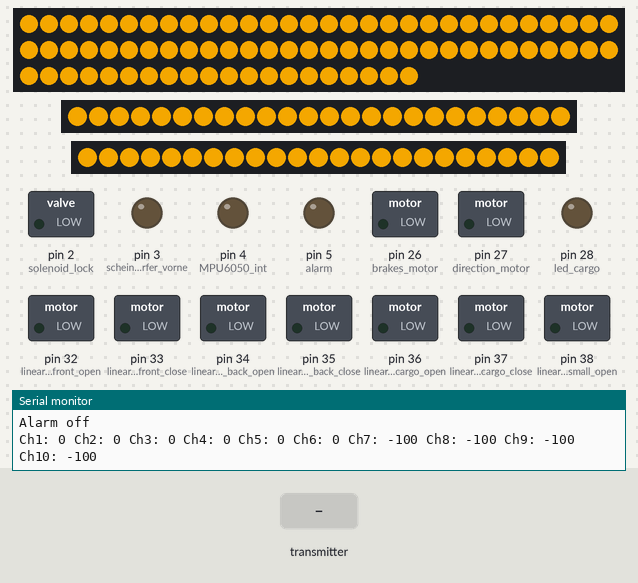
Recording of a program running on a simulated Arduino Mega 2560, built with avr-gcc and run on an emulated ATmega2560. On the bench: 80 RGB LEDs in strip order, left to right, continuing on the next row, 24 RGB LEDs in strip order, left to right, 23 RGB LEDs in strip order, left to right, switched loads named in the program (green lamp = pin HIGH), output pins drawn as LEDs (lit = HIGH), the last lines printed to the serial monitor. Inputs (shaded band) come from the test bench. Pins used as bus, display or sensor lines are not drawn.

Above: at 1.2 s.
1.3 s: the transmitter starts sending readChannel.0 = 1250
At 3.1 s:
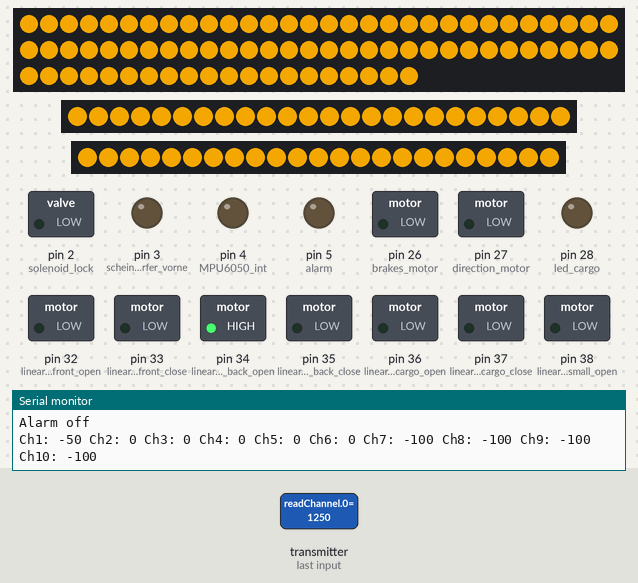
4.4 s: the transmitter starts sending readChannel.5 = 1000
At 5.5 s:
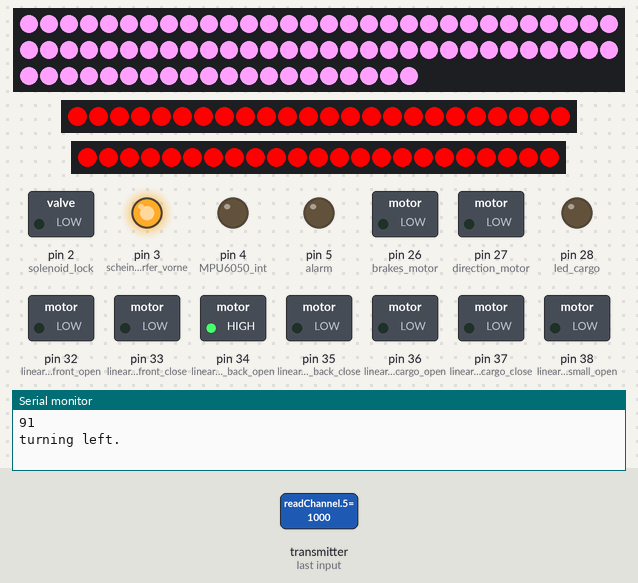
6.4 s: the transmitter starts sending readChannel.5 = 2000
At 7.3 s:
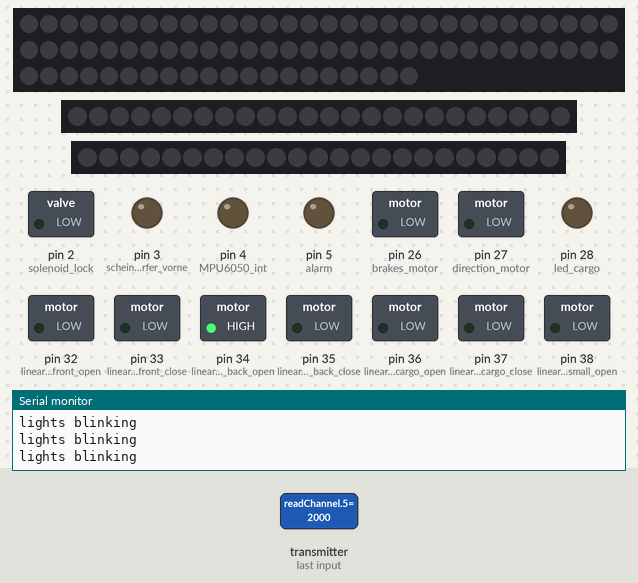
8.2 s: the transmitter starts sending readChannel.5 = 1500
At 9.0 s:
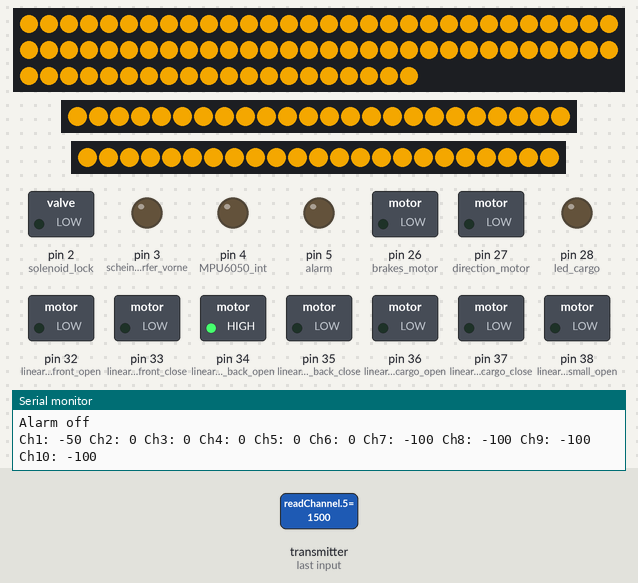
11.3 s: the transmitter starts sending readChannel.4 = 1000
At 13.4 s:
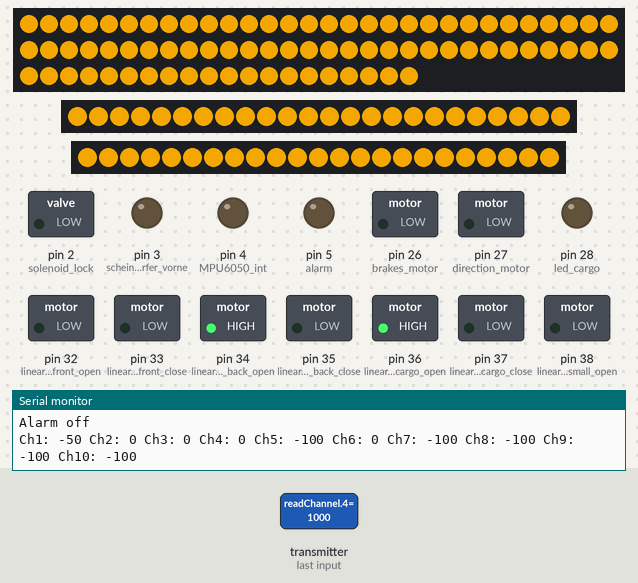
14.4 s: the transmitter starts sending readChannel.0 = 2000
At 15.8 s:
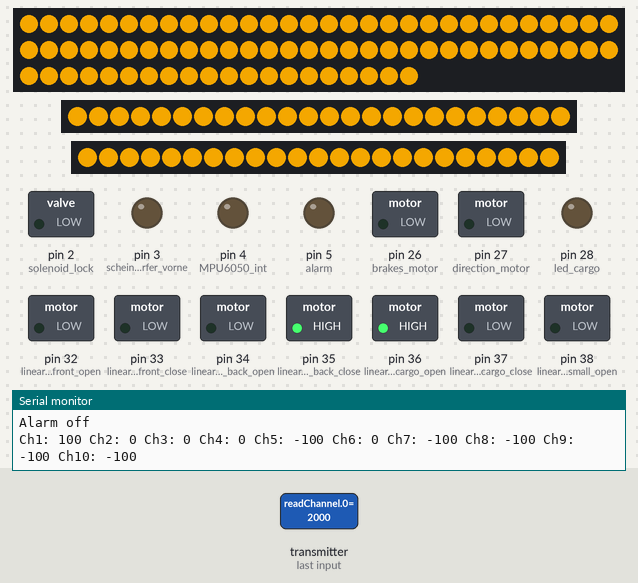
Timing chart, 0 to 17.4 s (numbered marks = the images above; inputs shaded):
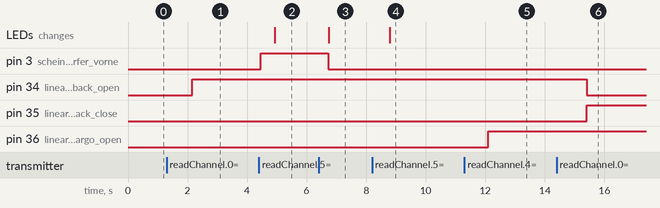

Measured:
- after the input at 1.3 s, pin 34 (linearmotor_back_open): LOW → HIGH after 0.85 s
- after the input at 4.4 s, pin 3 (scheinwerfer_vorne): LOW → HIGH after 0.06 s; the LEDs: change after 0.54 s (image 2)
- after the input at 6.4 s, pin 3 (scheinwerfer_vorne): HIGH → LOW after 0.33 s; the LEDs: change after 0.35 s (image 3)
- after the input at 8.2 s, the LEDs: change after 0.58 s (image 4)
- after the input at 11.3 s, pin 36 (linearmotor_cargo_open): LOW → HIGH after 0.80 s
- after the input at 14.4 s, pin 34 (linearmotor_back_open): HIGH → LOW after 1.0 s; pin 35 (linearmotor_back_close): LOW → HIGH after 1.0 s

The program:

main.cpp
```cpp
#include <Arduino.h>
#include <SPI.h>
#include <IBusBM.h>
#include <pinout.h> //in this File, all the used Pins and used Variables are declared to make the code more clear.
#include <string.h> // Includes the library for editing Strings.
#include <distance_sensor.h> // Includes the Distance Sensor Class.
#include <linearmotor.h> // Includes the linearmotor files.
#include <hubmotor.h> // Includes the files for controlling the motors.
#include <remote.h> // Includes the files for working with the Remote.
#include <Adafruit_NeoPixel.h>

#ifdef __AVR__  // Adafruit Neopixel needs this code (i guess).
#include <avr/power.h> // Required for 16 MHz Adafruit Trinket
#endif

//call the diffrent classes.
IBusBM ibusRc;
Adafruit_NeoPixel strip_front(led_front_num, led_front, NEO_GRB + NEO_KHZ800);
Adafruit_NeoPixel strip_back_left(led_back_left_num, led_back_left, NEO_GRB + NEO_KHZ800);
Adafruit_NeoPixel strip_back_right(led_back_right_num, led_back_right, NEO_GRB + NEO_KHZ800);


/* //Removed due to incomplete class files.
Distancesensor LV;
LV.triggerPin = distance_LV_trig;
LV.echoPin = distance_LV_echo;
LV.name ="linksvorne";

Distancesensor MV;
MV.triggerPin = distance_MV_trig;
MV.echoPin = distance_MV_echo;
MV.name ="mittevorne";

Distancesensor RV;
RV.triggerPin = distance_RV_trig;
RV.echoPin = distance_RV_echo;
RV.name ="rechtsvorne";

Distancesensor LS;
LS.triggerPin = distance_LS_trig;
LS.echoPin = distance_LS_echo;
LS.name ="linksseite";

Distancesensor RS;
RS.triggerPin = distance_RS_trig;
RS.echoPin = distance_RS_echo;
RS.name ="rechtsseite";

Distancesensor H;
H.triggerPin = distance_H_trig;
H.echoPin = distance_H_echo;
H.name ="hinten";
*/

void setup() {
    pinMode(csPin, OUTPUT);
    //pinMode(csPin2, OUTPUT);
    pinMode(direction_motor, OUTPUT);
    pinMode(brakes_motor, OUTPUT);
    pinMode(linearmotor_back_open, OUTPUT);
    pinMode(linearmotor_back_close, OUTPUT);

    pinMode(linearmotor_front_open, OUTPUT);

    pinMode(linearmotor_front_close, OUTPUT);
    pinMode(linearmotor_cargo_open, OUTPUT);
    pinMode(linearmotor_cargo_close, OUTPUT);
    pinMode(linearmotor_cargosmall_open, OUTPUT);
    pinMode(linearmotor_cargosmall_close, OUTPUT);
    pinMode(poti_steering_front, INPUT);
    pinMode(poti_steering_back, INPUT);
    pinMode(scheinwerfer_vorne, OUTPUT);

    pinMode(led_back_right, OUTPUT);
    pinMode(led_back_left, OUTPUT);
    pinMode(led_front, OUTPUT);
    pinMode(led_cargo, OUTPUT);
    pinMode(voltage_battery, INPUT);
    pinMode(ampere_battery, INPUT);

    pinMode(solenoid_lock, OUTPUT);
    pinMode(alarm, OUTPUT);
    pinMode(MPU6050_int, OUTPUT);
    pinMode(MPU6050_sda, OUTPUT);
    pinMode(MPU6050_scl, OUTPUT);

    pinMode(distance_LV_trig, OUTPUT);
    pinMode(distance_LV_echo, OUTPUT);
    pinMode(distance_MV_trig, OUTPUT);
    pinMode(distance_MV_echo, OUTPUT);
    pinMode(distance_RV_trig, OUTPUT);
    pinMode(distance_RV_echo, OUTPUT);
    pinMode(distance_LS_trig, OUTPUT);
    pinMode(distance_LS_echo, OUTPUT);
    pinMode(distance_RS_trig, OUTPUT);
    pinMode(distance_RS_echo, OUTPUT);
    pinMode(distance_H_trig, OUTPUT);
    pinMode(distance_H_echo, OUTPUT);

    ibusRc.begin(ibusRcSerial);
    Serial.begin(9600);
    SPI.begin();
    //SPI.transfer(0x00);
    SPI.transfer(0); // Den Motor abschalten

    //initialize Led strips.
    strip_front.begin();
    strip_back_left.begin();
    strip_back_right.begin();
}


void set_lights(){
  if (arrayChannel[5]==100){  //Down-state
    digitalWrite(scheinwerfer_vorne, LOW);
    Serial.println("Lights off");

    for(int i=0; i<led_front_num; i++) {
    //do blinkers or sthg.
    //digitalWrite();
    strip_front.clear(); //switch all the Lights off.
    strip_back_left.clear(); //
    strip_back_right.clear();
    strip_front.show(); //switch all the Lights on.
    strip_back_left.show();
    strip_back_right.show();
    Serial.println("lights blinking");

    }

  }
  else if (arrayChannel[5]==0) //Mid-state
  {

    for(int i=0; i<80; i++) {
    //do blinkers or sthg.
    //digitalWrite();
    //strip_front.clear(); //switch all the Lights off.
    //strip_back_left.clear(); //
    //strip_back_right.clear();
    strip_front.setPixelColor(i, strip_front.Color(220, 150, 0));
    strip_back_left.setPixelColor(i, strip_back_left.Color(220, 150, 0));
    strip_back_right.setPixelColor(i, strip_back_right.Color(220, 150, 0));
    strip_front.show(); //switch all the Lights on.
    strip_back_left.show();
    strip_back_right.show();
    //Serial.println("lights blinking");
    }
    strip_front.clear(); //switch all the Lights off.
    strip_back_left.clear(); //
    strip_back_right.clear();

  }

  else { //Upstate
  digitalWrite(scheinwerfer_vorne, HIGH);
  Serial.println("lights on");

  //engage all strips (front part is white, while the back part is red.)
  for(int i=0; i<led_front_num; i++) { // For each pixel...

    // pixels.Color() takes RGB values, from 0,0,0 up to 255,255,255
    // Here we're using a moderately bright green color:

    strip_back_left.setPixelColor(i, strip_back_left.Color(255, 0, 0));
    strip_back_right.setPixelColor(i, strip_back_right.Color(255, 0, 0));
    strip_front.setPixelColor(i, strip_front.Color(255, 160, 255));

    strip_front.show(); //switch all the Lights on.
    strip_back_left.show();
    strip_back_right.show();   // Send the updated pixel colors to the hardware.
  }

  }

}


void set_alarm() {
  if (arrayChannel[7]==100){
    digitalWrite(alarm, HIGH);
    digitalWrite(scheinwerfer_vorne, LOW);
    Serial.println("Alarm on");
    }
    else {
    digitalWrite(alarm, LOW);
    Serial.println("Alarm off");
    }
}


void loop() {

  get_tgy_data(); //Fernbedienung auslesen.
  set_lights(); //Scheinwerfer und Neopixel einstellen.
  set_motor_speed(); //Geschwindigkeit einstellen.
  set_steering_front(); //Linearmotor vorne anhand der Eingabe einstellen.
  set_cargo_bay(); //Linearmotor Cargo Bay anhand der Eingabe einstellen.
  set_brakes(); //Bremsen aktiveren oder deaktivieren.
  set_direction(); //Richtung einstellen oder umpolen.
  set_alarm(); //Hupe aktivieren oder deaktiveren.

}
```

distance_sensor.h
```cpp
/* This code works with JSN SR04 T ultrasound module
 * It measures the distance and shows it on the Serial monitor
 */
#ifndef distance_sensor_h
#define distance_sensor_h
#include <Arduino.h>
#include <string.h>

class Distancesensor
{
    // Access specifier
    public:

    // Data Members
    int triggerPin;
    int echoPin;
    String name; //for debugging purposes.
    // Member Functions()
    void checkdistance()
    {
        digitalWrite(triggerPin, LOW); // Set the trigger pin to low for 2uS
        delayMicroseconds(2);

        digitalWrite(triggerPin, HIGH); // Send a 10uS high to trigger ranging
        delayMicroseconds(20);

        digitalWrite(triggerPin, LOW); // Send pin low again
        int distance = pulseIn(echoPin, HIGH,26000); // Read in times pulse

        distance= distance/58; //Convert the pulse duration to distance
                                //You can add other math functions to calibrate it well

        Serial.print("Distance ");
        Serial.print(name);
        Serial.print(distance);
        Serial.println("cm");

        delay(50); //change to timer.
    }
};

#endif
```

hubmotor.cpp
```cpp
#include "hubmotor.h"

void set_motor_speed()
{
   //allMotors
  current_motor_speed = map(arrayChannel[2],100,-40,0,128); //Auslesen der Daten an Channel 3.
  digitalWrite(csPin, LOW);

  //SPI.transfer(0x00);
  SPI.transfer(0);
  SPI.transfer(current_motor_speed);
  //delay(10);
  digitalWrite(csPin, HIGH);

  Serial.println(current_motor_speed);
}

void set_direction(){
  if (arrayChannel[9]==100){ //Umpolungsschalter an oder aus.
    digitalWrite(direction_motor, HIGH);
    Serial.println("Backward");
    }
    else {
    digitalWrite(direction_motor, LOW);
    Serial.println("Forward");
    }
}

void set_brakes(){
  if (arrayChannel[8]==100){ //Bremsen
    digitalWrite(brakes_motor, HIGH);
    Serial.println("Breaks Engaged");
    }
    else {
    digitalWrite(direction_motor, LOW);
    Serial.println("Breaks Disengaged");
    }
}
```

hubmotor.h
```cpp
#ifndef HUBMOTOR_H
#define HUBMOTOR_H
#include <Arduino.h>
#include "SPI.h"

// Tell the program, that this class/int/variable exists somewhere.
extern int current_motor_speed;
extern int arrayChannel[10];
extern int csPin;
extern int direction_motor;
extern int brakes_motor;
void set_motor_speed();
void set_brakes();
void set_direction();


#endif
```

lights.cpp
```cpp
/*
#include <lights.h>

extern int arrayChannel[10];
extern int schwein
void set_lights(){
  if (arrayChannel[5]==100){  //Down-state
    digitalWrite(schweinwerfer_vorne, LOW);
    Serial.println("Lights off");
    for(int i=0; i<led_front_num; i++) {
    //do blinkers or sthg.
    //digitalWrite();
    strip_front.clear(); //switch all the Lights off.
    strip_back_left.clear(); //
    strip_back_right.clear();
    strip_front.show(); //switch all the Lights on.
    strip_back_left.show();
    strip_back_right.show();
    Serial.println("lights blinking");
    }

  }
  else if (arrayChannel[5]==0) //Mid-state
  {
    for(int i=0; i<led_front_num; i++) {
    //do blinkers or sthg.
    //digitalWrite();
    strip_front.clear(); //switch all the Lights off.
    strip_back_left.clear(); //
    strip_back_right.clear();
    //strip_front.setPixelColor(i, strip_front.Color(0, 0, 0));
    //strip_back_left.setPixelColor(i, strip_back_left.Color(0, 0, 0));
    //strip_back_right.setPixelColor(i, strip_back_right.Color(0, 0, 0));
    strip_front.show(); //switch all the Lights on.
    strip_back_left.show();
    strip_back_right.show();
    Serial.println("lights blinking");
    }
  }

  else { //Upstate
  digitalWrite(schweinwerfer_vorne, HIGH);
  Serial.println("lights on");
  //engage all strips (front part is white, while the back part is red.)
  for(int i=0; i<led_front_num; i++) { // For each pixel...

    // pixels.Color() takes RGB values, from 0,0,0 up to 255,255,255
    // Here we're using a moderately bright green color:
    strip_front.setPixelColor(i, strip_front.Color(255, 160, 255));
    strip_back_left.setPixelColor(i, strip_back_left.Color(255, 0, 0));
    strip_back_right.setPixelColor(i, strip_back_right.Color(255, 0, 0));

    strip_front.show(); //switch all the Lights on.
    strip_back_left.show();
    strip_back_right.show();   // Send the updated pixel colors to the hardware.
  }
  }
}
*/
```

linearmotor.cpp
```cpp
#include "linearmotor.h"


// Vorderer Linearmotor 14mm/s

void turnleft_vorne() {
  digitalWrite(linearmotor_back_open, HIGH); //Weil der Motor an der Linken Seite befestigt wird.
  digitalWrite(linearmotor_back_close, LOW);
  Serial.println("turning left.");
}

void turnright_vorne(){
  digitalWrite(linearmotor_back_open, LOW); //Weil der Motor an der Linken Seite befestigt wird.
  digitalWrite(linearmotor_back_close, HIGH);
  Serial.println("turning right hinten.");
}

void block_vorne(){
  digitalWrite(linearmotor_back_open, LOW); //Weil der Motor an der Linken Seite befestigt wird.
  digitalWrite(linearmotor_back_close, LOW);
  Serial.println("linearmotor standby");
}

void set_steering_front() {
  if (arrayChannel[0] > 10) {
    turnright_vorne();
  }
  else if (arrayChannel[0] <-10) {
    turnleft_vorne();
  }
  else{
    block_vorne();
  }
}

// Cargobay 10mm/s

void open_cargo_bay() {
  digitalWrite(linearmotor_cargo_open, HIGH); //Weil der Motor an der Linken Seite befestigt wird.
  digitalWrite(linearmotor_cargo_close, LOW);
  Serial.println("open cargo.");
}

void close_cargo_bay(){
  digitalWrite(linearmotor_cargo_open, LOW); //Weil der Motor an der Linken Seite befestigt wird.
  digitalWrite(linearmotor_cargo_close, HIGH);
  Serial.println("close cargo.");
}

void block_cargo(){
  digitalWrite(linearmotor_cargo_open, LOW); //Weil der Motor an der Linken Seite befestigt wird.
  digitalWrite(linearmotor_cargo_close, LOW);
  Serial.println("cargo standby");
}

void set_cargo_bay() {
  if (arrayChannel[4] == -100) {
    open_cargo_bay();
  }
  else if (arrayChannel[4] == 100) {
    close_cargo_bay();
  }
  else{
    block_cargo();
  }

}

// Hinterer Linearmotor 10mm/s

void turnleft_hinten() {
  digitalWrite(linearmotor_front_open, HIGH); //Weil der Motor an der Linken Seite befestigt wird.
  digitalWrite(linearmotor_front_close, LOW);
  Serial.println("turning left.");
}

void turnright_hinten(){
  digitalWrite(linearmotor_front_open, LOW); //Weil der Motor an der Linken Seite befestigt wird.
  digitalWrite(linearmotor_front_close, HIGH);
  Serial.println("turning right hinten.");
}

void block_hinten(){
  digitalWrite(linearmotor_front_open, LOW); //Weil der Motor an der Linken Seite befestigt wird.
  digitalWrite(linearmotor_front_close, LOW);
  Serial.println("linearmotor standby");
}

void set_steering_back() {
  if (arrayChannel[0] > 10) {
    turnleft_hinten();
  }
  else if (arrayChannel[0] <-10) {
    turnright_hinten();
  }
  else{
    block_hinten();
  }
}
```

linearmotor.h
```cpp
#ifndef LINEARMOTOR_H
#define LINEARMOTOR_H
#include <Arduino.h>


// Tell the program, that this class/int/variable exists somewhere.
//Lenkung vorne
extern int linearmotor_back_open;
extern int linearmotor_back_close;

//Lenkung hinten
extern int linearmotor_front_open;
extern int linearmotor_front_close;

//Fernsteuerung
extern int arrayChannel[10];

//cargo hinten
extern int linearmotor_cargo_open;
extern int linearmotor_cargo_close;

// Funktionen für den Cargobay
void open_cargo_bay();
void close_cargo_bay();
void block_cargo();
void set_cargo_bay();

// Funktionen für die vordere Lenkung
void turnleft_vorne();
void turnright_vorne();
void block_vorne();
void set_steering_front();

// Funktionen für die hintere Leknung
void turnleft_hinten();
void turnright_hinten();
void block_hinten();
void set_steering_back();


#endif
```

pinout.h
```cpp
#ifndef PINOUT_H
#define PINOUT_H
#include <Arduino.h>

//all Pins
int csPin = 23;
int arrayChannel[10];

//Serial Port Declaration
HardwareSerial& ibusRcSerial = Serial2; //Pin 17
HardwareSerial& debugSerial = Serial; //Pin 0, Pin 1

// millis timers
unsigned long previousMillis = 0;
const long interval = 1000;

//HUB-Motor Steering
int direction_motor = 27;
int brakes_motor = 26;
//all Variables
int current_motor_speed;
int current_motor_speed2;

//Linearmotors
int linearmotor_back_open = 34;
int linearmotor_back_close = 35;
int linearmotor_front_open = 32;
int linearmotor_front_close = 33;
int linearmotor_cargo_open = 36;
int linearmotor_cargo_close = 37;
int linearmotor_cargosmall_open = 38;
int linearmotor_cargosmall_close = 39;

//Steering
int poti_steering_front = A2;
int poti_steering_back = A3;

//Beleuchtung
int scheinwerfer_vorne = 3;
int led_back_right = 29;
int led_back_left = 30;
int led_front = 31;
int led_cargo = 28;

int led_back_right_num = 23;
int led_back_left_num = 24;
int led_front_num = 80; // ungefähr 80 LEDs.


// Battery Compartiment
int voltage_battery = A0;
int ampere_battery = A1;

//internal Systems
int solenoid_lock = 2;
int alarm = 5;

//Gyroscope Declaration
int MPU6050_int = 4;
int MPU6050_sda = 20;
int MPU6050_scl = 21;

//Temperature Sensor
int temp_inside = 6;

//Loudspeakers
int Dfplayer_rx = 7;
int Dfplayer_tx = 8;

//4G and LTE Communication
int SIM7600E_sleep = 9;
int SIM7600E_rx = 10;
int SIM7600E_tx = 11;
int SIM7600E_sim = 12;

//Distance Sensor Declaration
int distance_LV_trig = 40; //links vorne
int distance_LV_echo = 41;
int distance_MV_trig = 42; //mitte vorne
int distance_MV_echo = 43;
int distance_RV_trig = 44; //rechts vorne
int distance_RV_echo = 45;
int distance_LS_trig = 46; //links seite
int distance_LS_echo = 47;
int distance_RS_trig = 48; //rechts seite
int distance_RS_echo = 49;
int distance_H_trig = 13; //hinten
int distance_H_echo = 53;


#endif
```

remote.cpp
```cpp
#include <remote.h>

int readChannel(byte channelInput, int minLimit, int maxLimit, int defaultValue){
  uint16_t ch = ibusRc.readChannel(channelInput);
  if (ch < 100) return defaultValue;

  return map(ch, 1000, 2000, minLimit, maxLimit);
}

void get_tgy_data()
{
  for (byte i = 0; i<10; i++){ //Alle Channels auslesen.
    //int value = readChannel(i, -100, 100, 0);
    arrayChannel[i] = readChannel(i, -100, 100, 0); //Hier werden die Daten der Fernbedienung gespeichert.
    debugSerial.print("Ch");
    debugSerial.print(i + 1);
    debugSerial.print(": ");
    debugSerial.print(arrayChannel[i]);
    //debugSerial.print(value);
    debugSerial.print(" ");
}
}
```

remote.h
```cpp
#ifndef REMOTE_H
#define REMOTE_H
#include <Arduino.h>
#include <IBusBM.h>

// Tell the program, that this class/int/variable exists somewhere.
extern IBusBM ibusRc;
extern int arrayChannel[10];
extern HardwareSerial& debugSerial;
int readChannel(byte channelInput, int minLimit, int maxLimit, int defaultValue);
void get_tgy_data();

#endif
```
